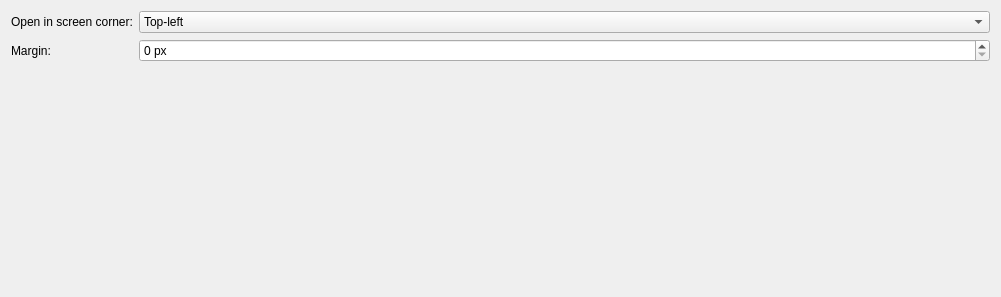
<?xml version="1.0" encoding="UTF-8"?>
<ui version="4.0">
 <class>KWinPipConfigForm</class>
 <widget class="QWidget" name="KWinPipConfigForm">
  <property name="geometry">
   <rect>
    <x>0</x>
    <y>0</y>
    <width>1001</width>
    <height>297</height>
   </rect>
  </property>
  <layout class="QFormLayout" name="formLayout">
   <property name="formAlignment">
    <set>Qt::AlignmentFlag::AlignHCenter|Qt::AlignmentFlag::AlignTop</set>
   </property>
   <item row="0" column="0">
    <widget class="QLabel" name="homeCornerLabel">
     <property name="text">
      <string>Open in screen corner:</string>
     </property>
     <property name="buddy">
      <cstring>kcfg_PictureInPictureHomeCorner</cstring>
     </property>
    </widget>
   </item>
   <item row="0" column="1">
    <widget class="QComboBox" name="kcfg_PictureInPictureHomeCorner">
     <item>
      <property name="text">
       <string>Top-left</string>
      </property>
     </item>
     <item>
      <property name="text">
       <string>Top-right</string>
      </property>
     </item>
     <item>
      <property name="text">
       <string>Bottom-left</string>
      </property>
     </item>
     <item>
      <property name="text">
       <string>Bottom-right</string>
      </property>
     </item>
    </widget>
   </item>
   <item row="1" column="0">
    <widget class="QLabel" name="marginLabel">
     <property name="text">
      <string>Margin:</string>
     </property>
    </widget>
   </item>
   <item row="1" column="1">
    <widget class="QSpinBox" name="kcfg_PictureInPictureMargin">
     <property name="suffix">
      <string> px</string>
     </property>
    </widget>
   </item>
  </layout>
 </widget>
 <resources/>
 <connections/>
</ui>
